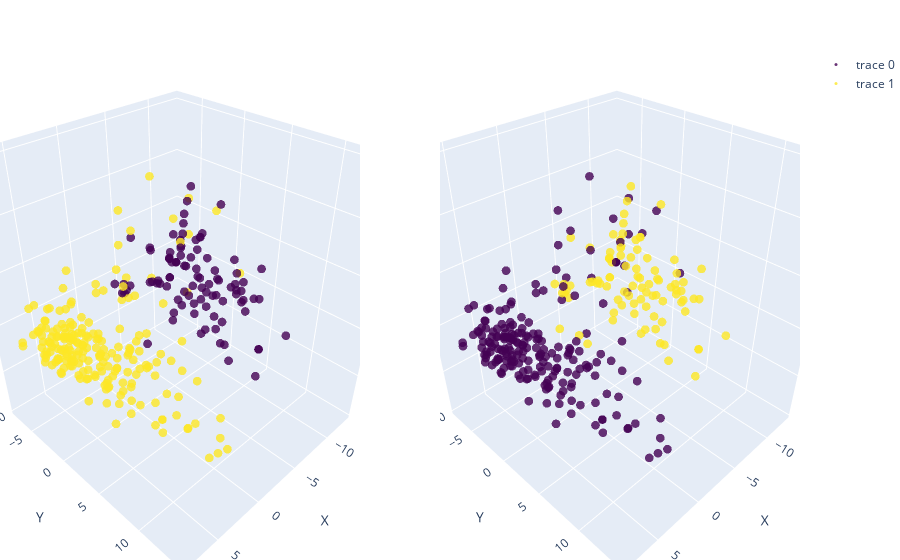

The code cell stored with this chart in its notebook:
### Markdown cell above
# Visualize 2D and 3D embeddings of images and color points based on cluster label and original labels

### Code cell
agglo = AgglomerativeClustering(n_clusters=n_clusters)
cluster_labels_hierarchical = agglo.fit_predict(pca_3d_embeddings)
visualize_clusters(
    pca_3d_embeddings,
    cluster_labels_pca,
    pca_3d_embeddings,
    cluster_labels_hierarchical,
    labels)

### Figure 1 — Plotly figure (JSON) as saved in the notebook; plotly's stock layout.template omitted (floating-point values rounded to 4 significant figures; data arrays with more than 128 entries replaced by an {"elided": "..."} marker saying what was removed)
{"data": [{"marker": {"color": {"elided": "300 float values"}, "colorscale": [[0.0, "#440154"], [0.1111, "#482878"], [0.2222, "#3e4989"], [0.3333, "#31688e"], [0.4444, "#26828e"], [0.5556, "#1f9e89"], [0.6667, "#35b779"], [0.7778, "#6ece58"], [0.8889, "#b5de2b"], [1.0, "#fde725"]], "opacity": 0.8, "size": 3}, "mode": "markers", "text": {"elided": "300 float values"}, "x": {"elided": "300 float values"}, "y": {"elided": "300 float values"}, "z": {"elided": "300 float values"}, "type": "scatter3d", "scene": "scene"}, {"marker": {"color": {"elided": "300 float values"}, "colorscale": [[0.0, "#440154"], [0.1111, "#482878"], [0.2222, "#3e4989"], [0.3333, "#31688e"], [0.4444, "#26828e"], [0.5556, "#1f9e89"], [0.6667, "#35b779"], [0.7778, "#6ece58"], [0.8889, "#b5de2b"], [1.0, "#fde725"]], "opacity": 0.8, "size": 3}, "mode": "markers", "text": {"elided": "300 float values"}, "x": {"elided": "300 float values"}, "y": {"elided": "300 float values"}, "z": {"elided": "300 float values"}, "type": "scatter3d", "scene": "scene2"}], "layout": {"scene": {"domain": {"x": [0.0, 0.45], "y": [0.0, 1.0]}, "xaxis": {"title": {"text": "X"}}, "yaxis": {"title": {"text": "Y"}}, "zaxis": {"title": {"text": "Z"}}}, "scene2": {"domain": {"x": [0.55, 1.0], "y": [0.0, 1.0]}, "xaxis": {"title": {"text": "X "}}, "yaxis": {"title": {"text": "Y"}}, "zaxis": {"title": {"text": "Z"}}}, "margin": {"l": 0, "r": 0, "b": 0, "t": 50}, "title": {"text": ""}}}
